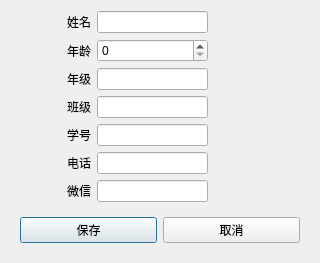
<?xml version="1.0" encoding="UTF-8"?>
<ui version="4.0">
 <class>Dlg_AddStu</class>
 <widget class="QDialog" name="Dlg_AddStu">
  <property name="geometry">
   <rect>
    <x>0</x>
    <y>0</y>
    <width>320</width>
    <height>230</height>
   </rect>
  </property>
  <property name="windowTitle">
   <string>Dialog</string>
  </property>
  <layout class="QGridLayout" name="gridLayout_2">
   <item row="6" column="0">
    <widget class="QLabel" name="label_7">
     <property name="minimumSize">
      <size>
       <width>80</width>
       <height>0</height>
      </size>
     </property>
     <property name="text">
      <string>微信</string>
     </property>
     <property name="alignment">
      <set>Qt::AlignmentFlag::AlignRight|Qt::AlignmentFlag::AlignTrailing|Qt::AlignmentFlag::AlignVCenter</set>
     </property>
    </widget>
   </item>
   <item row="2" column="1">
    <widget class="QLineEdit" name="le_grade"/>
   </item>
   <item row="4" column="0">
    <widget class="QLabel" name="label_5">
     <property name="minimumSize">
      <size>
       <width>80</width>
       <height>0</height>
      </size>
     </property>
     <property name="text">
      <string>学号</string>
     </property>
     <property name="alignment">
      <set>Qt::AlignmentFlag::AlignRight|Qt::AlignmentFlag::AlignTrailing|Qt::AlignmentFlag::AlignVCenter</set>
     </property>
    </widget>
   </item>
   <item row="5" column="1">
    <widget class="QLineEdit" name="le_phone"/>
   </item>
   <item row="0" column="0">
    <widget class="QLabel" name="label">
     <property name="minimumSize">
      <size>
       <width>80</width>
       <height>0</height>
      </size>
     </property>
     <property name="text">
      <string>姓名</string>
     </property>
     <property name="alignment">
      <set>Qt::AlignmentFlag::AlignRight|Qt::AlignmentFlag::AlignTrailing|Qt::AlignmentFlag::AlignVCenter</set>
     </property>
    </widget>
   </item>
   <item row="4" column="1">
    <widget class="QLineEdit" name="le_seq"/>
   </item>
   <item row="1" column="0">
    <widget class="QLabel" name="label_2">
     <property name="minimumSize">
      <size>
       <width>80</width>
       <height>0</height>
      </size>
     </property>
     <property name="text">
      <string>年龄</string>
     </property>
     <property name="alignment">
      <set>Qt::AlignmentFlag::AlignRight|Qt::AlignmentFlag::AlignTrailing|Qt::AlignmentFlag::AlignVCenter</set>
     </property>
    </widget>
   </item>
   <item row="1" column="1">
    <widget class="QSpinBox" name="sb_age"/>
   </item>
   <item row="3" column="1">
    <widget class="QLineEdit" name="le_class"/>
   </item>
   <item row="5" column="0">
    <widget class="QLabel" name="label_6">
     <property name="minimumSize">
      <size>
       <width>80</width>
       <height>0</height>
      </size>
     </property>
     <property name="text">
      <string>电话</string>
     </property>
     <property name="alignment">
      <set>Qt::AlignmentFlag::AlignRight|Qt::AlignmentFlag::AlignTrailing|Qt::AlignmentFlag::AlignVCenter</set>
     </property>
    </widget>
   </item>
   <item row="3" column="0">
    <widget class="QLabel" name="label_4">
     <property name="minimumSize">
      <size>
       <width>80</width>
       <height>0</height>
      </size>
     </property>
     <property name="text">
      <string>班级</string>
     </property>
     <property name="alignment">
      <set>Qt::AlignmentFlag::AlignRight|Qt::AlignmentFlag::AlignTrailing|Qt::AlignmentFlag::AlignVCenter</set>
     </property>
    </widget>
   </item>
   <item row="2" column="0">
    <widget class="QLabel" name="label_3">
     <property name="minimumSize">
      <size>
       <width>80</width>
       <height>0</height>
      </size>
     </property>
     <property name="text">
      <string>年级</string>
     </property>
     <property name="alignment">
      <set>Qt::AlignmentFlag::AlignRight|Qt::AlignmentFlag::AlignTrailing|Qt::AlignmentFlag::AlignVCenter</set>
     </property>
    </widget>
   </item>
   <item row="6" column="1">
    <widget class="QLineEdit" name="le_wechat"/>
   </item>
   <item row="0" column="1">
    <widget class="QLineEdit" name="le_name"/>
   </item>
   <item row="0" column="2">
    <spacer name="horizontalSpacer">
     <property name="orientation">
      <enum>Qt::Orientation::Horizontal</enum>
     </property>
     <property name="sizeType">
      <enum>QSizePolicy::Policy::Minimum</enum>
     </property>
     <property name="sizeHint" stdset="0">
      <size>
       <width>95</width>
       <height>20</height>
      </size>
     </property>
    </spacer>
   </item>
   <item row="7" column="0" colspan="3">
    <widget class="QWidget" name="widget" native="true">
     <layout class="QGridLayout" name="gridLayout">
      <item row="0" column="0">
       <widget class="QPushButton" name="btn_save">
        <property name="text">
         <string>保存</string>
        </property>
       </widget>
      </item>
      <item row="0" column="1">
       <widget class="QPushButton" name="btn_cancel">
        <property name="text">
         <string>取消</string>
        </property>
       </widget>
      </item>
     </layout>
    </widget>
   </item>
  </layout>
 </widget>
 <tabstops>
  <tabstop>le_name</tabstop>
  <tabstop>sb_age</tabstop>
  <tabstop>le_grade</tabstop>
  <tabstop>le_class</tabstop>
  <tabstop>le_seq</tabstop>
  <tabstop>le_phone</tabstop>
  <tabstop>le_wechat</tabstop>
  <tabstop>btn_save</tabstop>
  <tabstop>btn_cancel</tabstop>
 </tabstops>
 <resources/>
 <connections/>
</ui>
